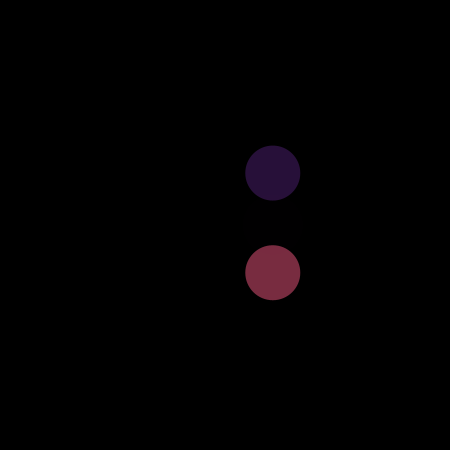
Frame 1 (no input)
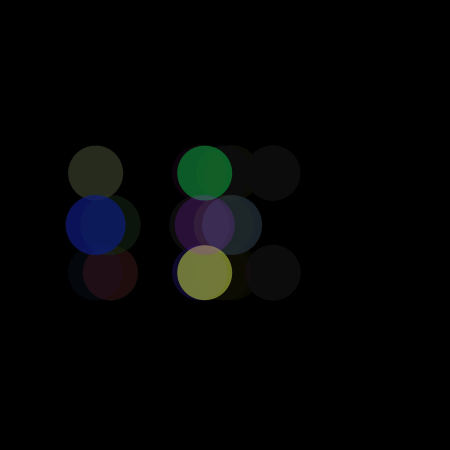
Frame 60 (the mouse pressed at the canvas centre just before this capture)
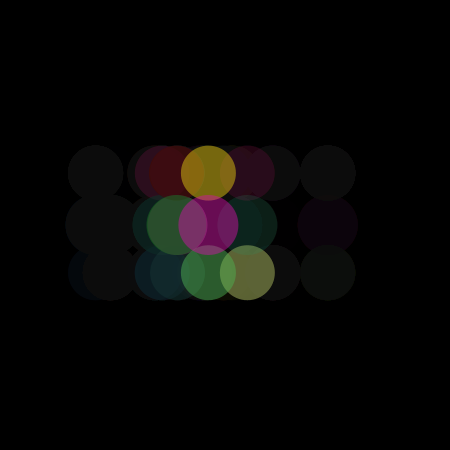
Frame 120 (the mouse held since frame 60 and released just before this capture)

The Processing sketch that drew these frames (run headless with seeded random() and noise(); from frame 60 on, the mouse is pressed at the canvas centre):

// Processing sketch: processing_55142
// ── processing_55142.pde

float xoff = 0.0;
float xincrement = 5; 

float maxX = 180; 
float changeX = 2.5; 
float initX = 180;   


void setup(){
size(450,450);
background(0);
frameRate(50);
smooth();
noStroke();
}

void draw(){
  
    fill(0, 10);
  rect(0,0,width,height);
  
float n = noise(xoff)*width;
xoff += xincrement;
fill(200);
 initX += changeX; 
  
  if (initX > maxX || initX < 160) { 
    changeX = -changeX; 
    initX += changeX; 
fill( random(255), random(255), random(255), random(255)); 
ellipse(n,height/2.6,55,55); 
fill( random(255), random(255), random(255), random(255)); 
ellipse(n,height/1.65,55,55); 
fill( random(255), random(255), random(255), random(255)); 
ellipse(n,height/2,60,60); 

}
}
